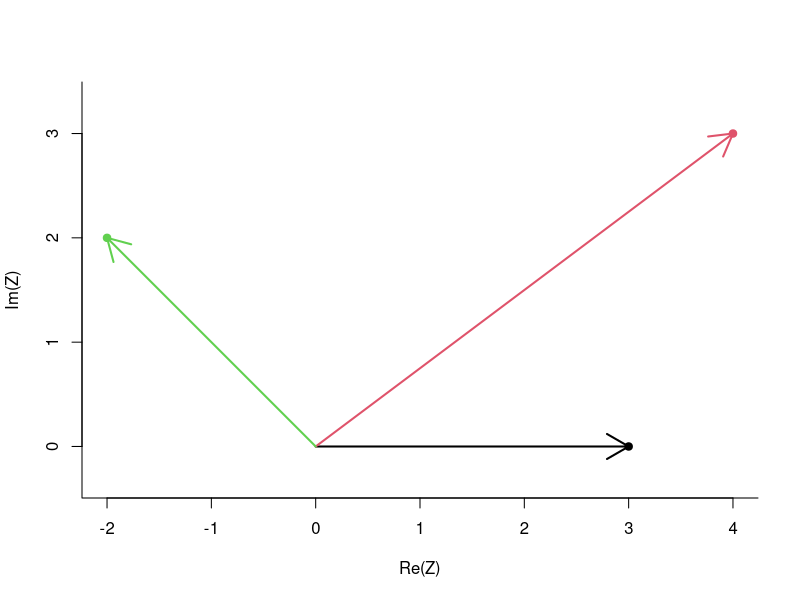
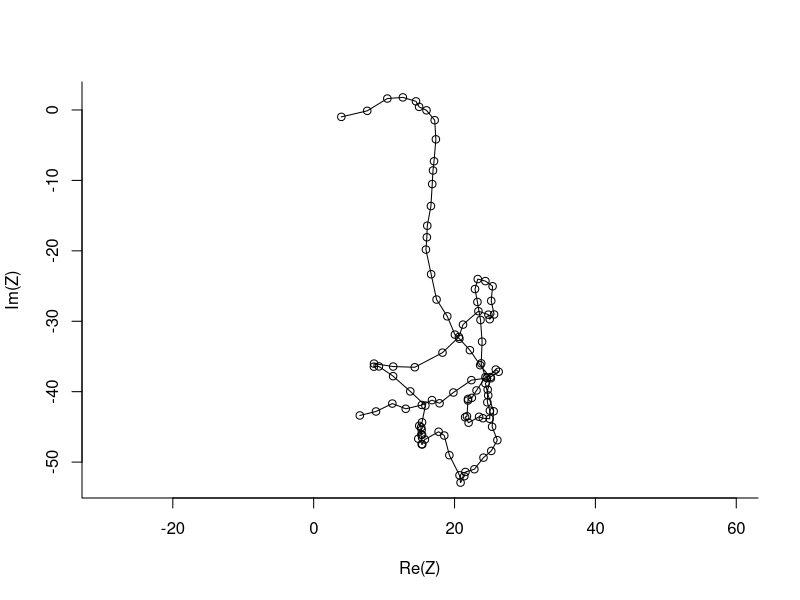
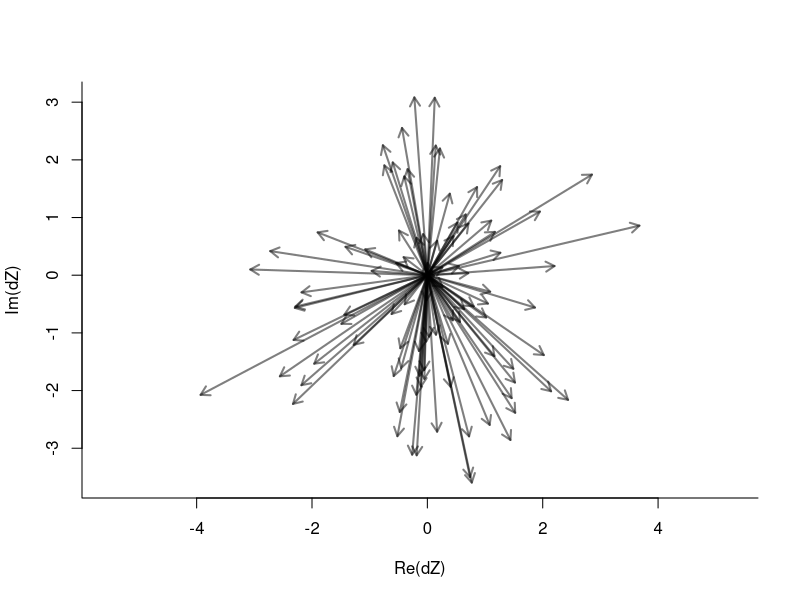
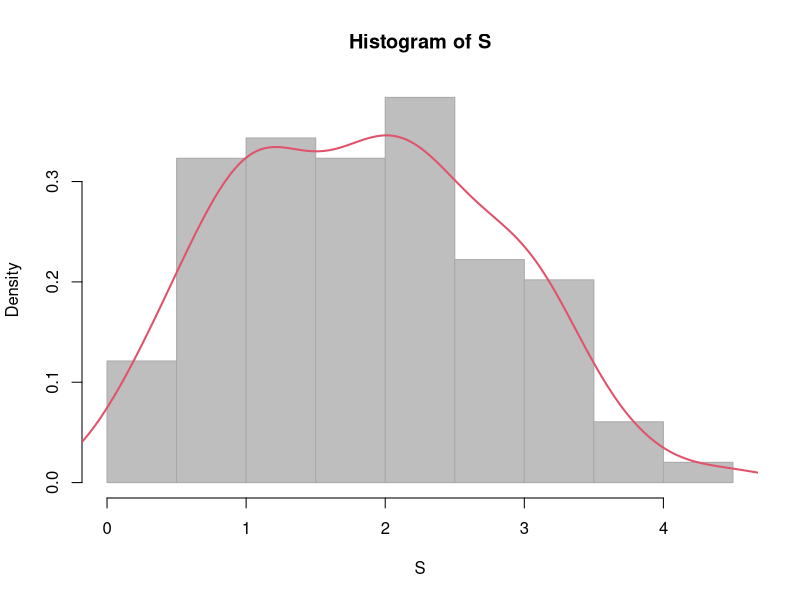
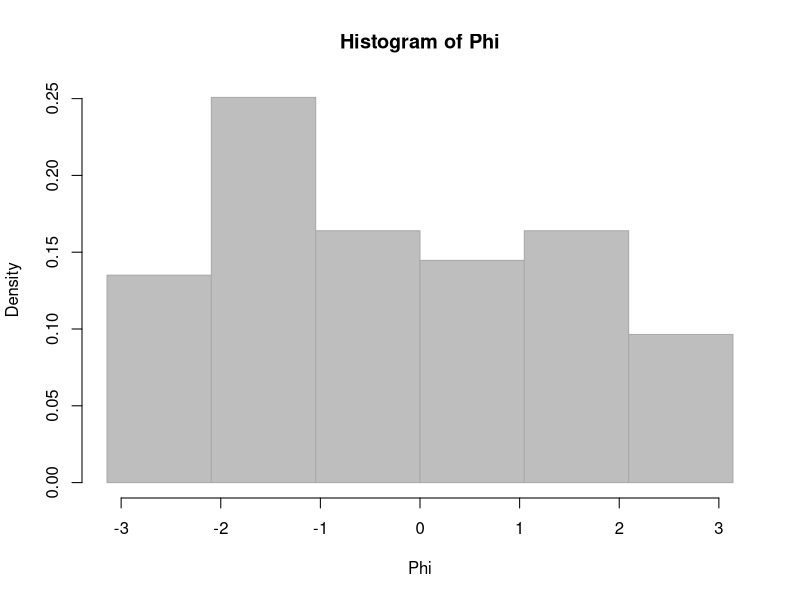
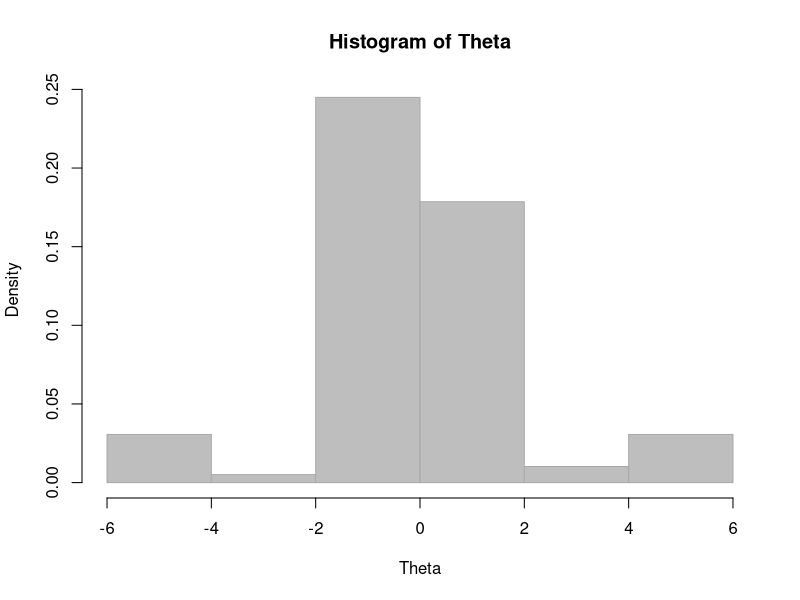
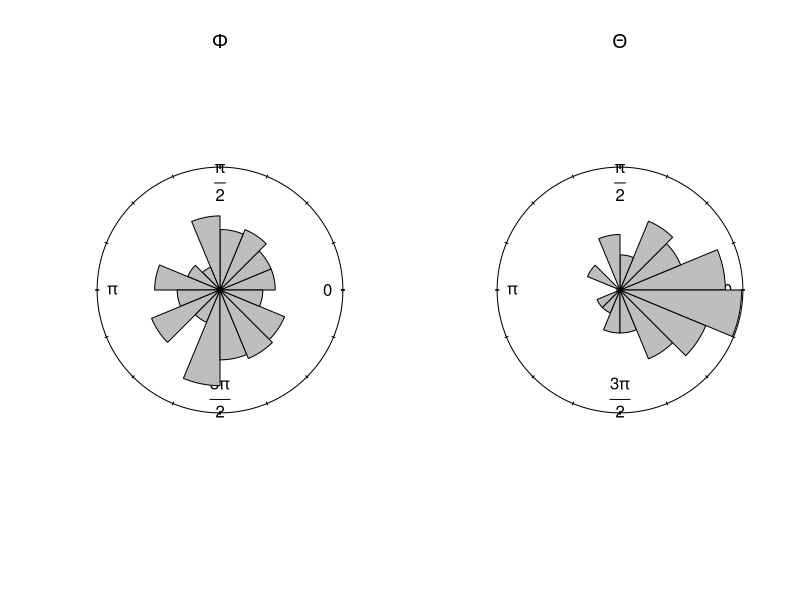
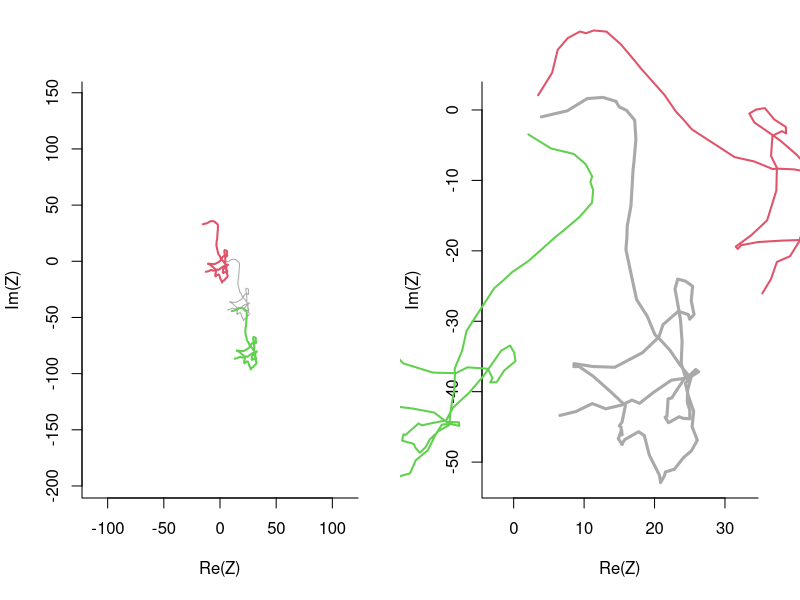

R code for these plots, in order:
## ---- chunk 1
knitr::opts_chunk$set(echo = FALSE, message = FALSE, 
                      fig.height=4, fig.width = 6,
                      cache = TRUE, warning = FALSE, las = 1, dpi = 200)
#output: html_document
## ---- chunk 2
pcks <- c("fields", "gplots", "scales")
a <- sapply(pcks, require, character = TRUE)
## ---- chunk 3
X <- c(3,4,-2)
Y <- c(0,3,2)
Z <- X + 1i*Y
Z
## ---- chunk 4
Z <- complex(re = X, im=Y)
## ---- chunk 5
par(bty="l", cex.lab=1)
plot(Z, pch=19, col=1:3, asp=1)
arrows(rep(0,length(Z)), rep(0,length(Z)), Re(Z), Im(Z), lwd=2, col=1:3)
## ---- chunk 6
Mod(Z)
## ---- chunk 7
Arg(Z)
## ---- chunk 8
90-(Arg(Z)*180)/pi
## ---- chunk 9
X <- cumsum(arima.sim(n=100, model=list(ar=.7)))
Y <- cumsum(arima.sim(n=100, model=list(ar=.7)))
Z <- X + 1i*Y
plot(Z, type="o", asp=1)
## ---- chunk 10
mean(Z)
## ---- chunk 11
dZ <- diff(Z)
plot(dZ, asp=1, type="n")
arrows(rep(0, length(dZ)), rep(0, length(dZ)), Re(dZ), Im(dZ), col=rgb(0,0,0,.5), lwd=2, length=0.1)
## ---- chunk 12
S <- Mod(dZ)
summary(S)
hist(S, col="grey", bor="darkgrey", freq=FALSE)
lines(density(S), col=2, lwd=2)
## ---- chunk 13
par(bty="l", xpd=TRUE)
Phi <- Arg(dZ)
hist(Phi, col="grey", bor="darkgrey", freq=FALSE, breaks=seq(-pi,pi,pi/3))
## ---- chunk 14
par(bty="l", xpd=TRUE)
Theta <- diff(Phi)
hist(Theta, col="grey", bor="darkgrey", freq=FALSE)
## ---- chunk 15
par(mfrow=c(1,2))
require(circular)
Theta <- as.circular(Theta)
Phi <- as.circular(Phi)
rose.diag(Phi, bins=16, col="grey", prop=2, main=expression(Phi))
rose.diag(Theta, bins=16, col="grey", prop=2, main=expression(Theta))
## ---- chunk 16
par(xpd=FALSE, bty="l")
plot(Z, asp=1, type="l", col="darkgrey", xlim=c(-2,2)*max(Mod(Z)))
lines(Z - mean(Z), col=2, lwd=2)
lines(Z + Z[length(Z)], col=3, lwd=2)
## ---- chunk 17
par(xpd=TRUE, bty="l")
Rot1 <- complex(mod=1, arg=pi/4)
Rot2 <- complex(mod=1, arg=-pi/4)
plot(Z, asp=1, type="l", col="darkgrey", lwd=3)
lines(Z*Rot1, col=2, lwd=2)
lines(Z*Rot2, col=3, lwd=2)
## ---- chunk 18
require(gplots)
plot(Z, asp=1, type="n", xlim=c(-1,1)*max(Mod(Z)), ylim=c(-1,1)*max(Mod(Z)))
cols <- rich.colors(1000,alpha=0.1)
thetas <- seq(0,2*pi,length=1000)
for(i in 1:1000)
  lines(Z*complex(mod=1, arg=thetas[i]), col=cols[i], lwd=4)
## ---- chunk 19
Z <- Z[1:10]
n <- length(Z)
S <- Mod(diff(Z))
Phi <- Arg(diff(Z))
Theta <- diff(Phi)
RelSteps <- complex(mod = S[-1], arg=Theta)

Z0 <- Z[-((n-1):n)]
Z1 <- Z[-c(1,n)]
Z2 <- Z[-(1:2)]

Rotate <- complex(mod = 1, arg=Arg(Z1-Z0))
## ---- chunk 20
par(bty="l", axis=FALSE)
plot(c(0,RelSteps), asp=1, xlab="x", ylab="y", pch=19)
arrows(rep(0,n-2), rep(0, n-2), Re(RelSteps), Im(RelSteps), col="darkgrey")
## ---- chunk 21
Z.null <- matrix(0, ncol=n-2, nrow=n-2)
for(i in 1:length(Z1))
  Z.null[i,] <- Z1[i] + RelSteps * Rotate[i]
## ---- chunk 22
par(bty="l", axes=FALSE)
palette(rich.colors(10))

plot(Z, type="o", col=1:10, pch=19, asp=1)
for(i in 1:nrow(Z.null))
  segments(rep(Re(Z1[i]), n-2), rep(Im(Z1[i]), n-2), 
           Re(Z.null[i,]), Im(Z.null[i,]), col=i+1)
